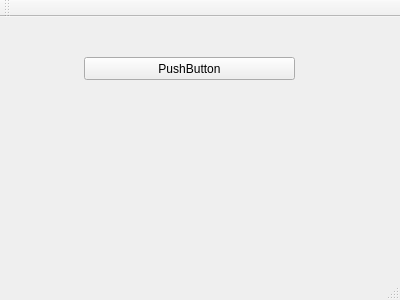
<?xml version="1.0" encoding="UTF-8"?>
<ui version="4.0">
 <class>MainWindow</class>
 <widget class="QMainWindow" name="MainWindow">
  <property name="geometry">
   <rect>
    <x>0</x>
    <y>0</y>
    <width>400</width>
    <height>300</height>
   </rect>
  </property>
  <property name="windowTitle">
   <string>MainWindow</string>
  </property>
  <widget class="QWidget" name="centralWidget">
   <widget class="QPushButton" name="m_pushButton">
    <property name="geometry">
     <rect>
      <x>84</x>
      <y>40</y>
      <width>211</width>
      <height>23</height>
     </rect>
    </property>
    <property name="toolTip">
     <string/>
    </property>
    <property name="text">
     <string>PushButton</string>
    </property>
   </widget>
  </widget>
  <widget class="QMenuBar" name="menuBar">
   <property name="geometry">
    <rect>
     <x>0</x>
     <y>0</y>
     <width>400</width>
     <height>21</height>
    </rect>
   </property>
  </widget>
  <widget class="QToolBar" name="mainToolBar">
   <attribute name="toolBarArea">
    <enum>TopToolBarArea</enum>
   </attribute>
   <attribute name="toolBarBreak">
    <bool>false</bool>
   </attribute>
  </widget>
  <widget class="QStatusBar" name="statusBar"/>
 </widget>
 <layoutdefault spacing="6" margin="11"/>
 <resources/>
 <connections/>
</ui>
